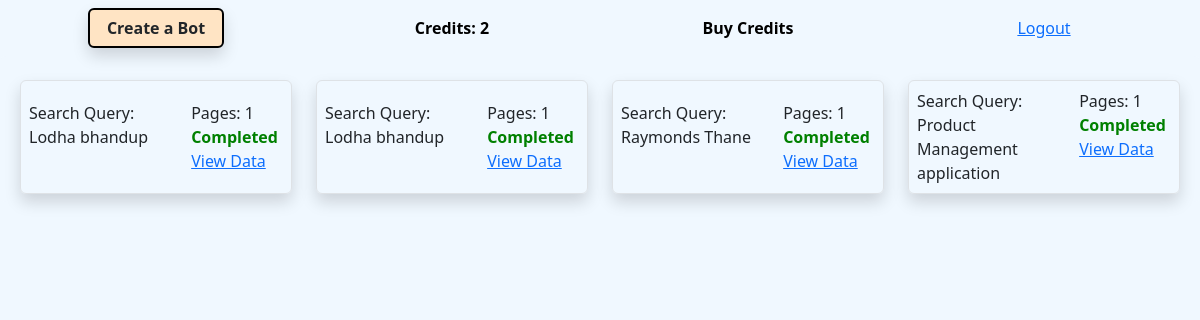
Before: /dashboard/ (signed in) with the older database file.
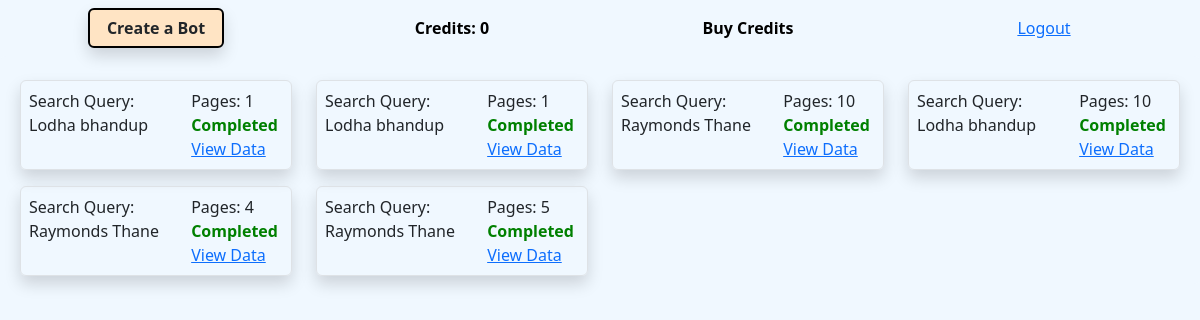
After: the same page with the newer database file.
### scrapy/models.py (models this page shows)
class Client(models.Model):
    userid = models.AutoField(primary_key=True)
    fname = models.CharField(max_length=30)
    lname = models.CharField(max_length=30)
    isLoggedIn = models.BooleanField(default=False)
    email = models.EmailField(unique=True)
    password = models.CharField(max_length=100)
    num_bots = models.PositiveIntegerField(default=0)

class Bot(models.Model):
    botid = models.AutoField(primary_key=True)
    user = models.ForeignKey(Client, related_name='bots', on_delete=models.CASCADE)
    query = models.CharField(max_length=255)
    pages = models.PositiveIntegerField(default=1)
    status = models.CharField(max_length=50) #StartBot 0% 10% ... Completed Error

### scrapy/views.py (the view)
# urls.py: path('dashboard/',views.dashboard),
@csrf_exempt
def dashboard(request):
    email = request.session.pop('useremail', None)
    if email:
        client = Client.objects.get(email=email)
        bot = Bot.objects.filter(user=client)
        return render(request,'dashboard.html',{'client':client,
                                                 'bots': bot})
    else:
        return redirect(homepage)

### templates/dashboard.html (shortened to what this page needs)
<!DOCTYPE html>
<html lang="en">
{% load static %}
<head>
    <link href="https://cdn.jsdelivr.net/npm/bootstrap@5.3.3/dist/css/bootstrap.min.css" rel="stylesheet"
 />
    <link rel="stylesheet" href="{% static 'dashboard.css' %}">
</head>
<body>
    <div class="container-fluid" id="navbarContainer">
        <div class="navbar p-2 justify-content-center row">
            <div class="col-3 text-center">
                <button class="btn rounded modalbutton text-center shadow" data-bs-toggle="modal"
                    data-bs-target="#BotCreationForm">
                    <strong>Create a Bot</strong>
                </button>
            </div>
            <div class="col-3 text-center">
                <strong style="color: black;">
                    Credits: <span id="num_bots" style="color: black;"> {{client.num_bots}} </span>
                </strong>
            </div>
            <div class="col-3 text-center">
                <strong style="color: black;">
                    Buy Credits
                </strong>
            </div>
            <div class="col-3 text-center"><a href="/logout/{{client.userid}}">Logout</a></div>
        </div>
    </div>
    <div id="listofbots" class="container-fluid rounded">
        <div class="row p-2" id="listofbotsMainRow">
            {% for bot in bots %}
            <div class="col-xl-3 col-lg-6 col-md-6 col-sm-12 col-xs-12 justify-content-center equal mt-3">
                <div class="container-fluid border p-2 shadow rounded outer">
                    <div class="row inner">
                        <div class="col-7">
                            Search Query: {{bot.query}}
                        </div>
                        <div class="col-5"  id="BotDetails-{{bot.botid}}">
                            Pages: {{bot.pages}}
                            <br>
                            {% if bot.status == "Completed" %}
                            <span id="StatusGreen">{{bot.status}}</span>
                            {% elif bot.status == "Error" %}
                            <span id="StatusRed">{{bot.status}}</span>
                            {% elif bot.status == "StartBot" %}
                            <button class="rounded StartBotButton" id="StartBot-{{bot.botid}}" onclick="StartBotRun({{ client.userid }},{{ bot.botid }})">
                                Start Bot
                            </button>
                            {% endif %}
                            <br>
                            {% if bot.status == "Completed" %}
                            <a href="data/{{client.userid}}/{{bot.botid}}">
                                View Data
                            </a>
                            {% endif %}
                        </div>
                    </div>
                </div>
            </div>
            {% endfor %}
        </div>
    </div>
</body>
</html>

### static/dashboard.css (style rules this page uses)
body { background-color: aliceblue; padding: 0; }
.display { display: block; }
.navbar { background-color: aliceblue; }
span { color: rgb(255, 54, 54); font-weight: bold; }
::placeholder { opacity: 1; color: black; text-align: center; font-weight: 600; }
button { width: 50%; border: solid black 2px; background: #4caf50; padding: 10px; }
.modalbutton { border: solid black 2px; background-color: bisque; }
#StatusGreen { color: green; }
.border { border: solid black 1px; }
#listofbots { background-color: aliceblue; }
.equal { display: flex; }
.outer { display: flex; justify-content: center; align-items: center; width: 100%; height: 100%; }

Changed rows visible on the page:
removed Bot: query "Raymonds Thane", pages "1", status "Completed"
removed Bot: query "Product Management application", pages "1", status "Completed"
changed Client: num_bots "2" → "0"
added Bot: query "Raymonds Thane", pages "10", status "Completed"
added Bot: query "Lodha bhandup", pages "10", status "Completed"
added Bot: query "Raymonds Thane", pages "4", status "Completed"
added Bot: query "Raymonds Thane", pages "5", status "Completed"
